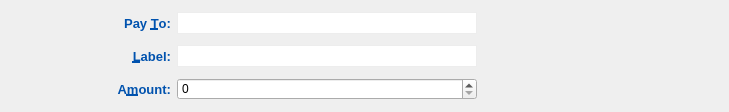
<?xml version="1.0" encoding="UTF-8"?>
<ui version="4.0">
 <class>SendCoinsEntry</class>
 <widget class="QFrame" name="SendCoinsEntry">
  <property name="geometry">
   <rect>
    <x>0</x>
    <y>0</y>
    <width>729</width>
    <height>112</height>
   </rect>
  </property>
  <property name="sizePolicy">
   <sizepolicy hsizetype="Preferred" vsizetype="Fixed">
    <horstretch>0</horstretch>
    <verstretch>0</verstretch>
   </sizepolicy>
  </property>
  <property name="windowTitle">
   <string notr="true"/>
  </property>
  <property name="styleSheet">
   <string notr="true">QLabel {
	color: #0052AE;
}
QLineEdit {
	border: 1px solid #ededed;
	background-color: white;
	min-height: 20px;
}
QComboBox {
	border: 1px solid #ededed;
	background-color: white;
	min-height: 20px;
	max-width: 60px;
}</string>
  </property>
  <property name="frameShape">
   <enum>QFrame::NoFrame</enum>
  </property>
  <property name="frameShadow">
   <enum>QFrame::Sunken</enum>
  </property>
  <property name="lineWidth">
   <number>0</number>
  </property>
  <layout class="QGridLayout" name="gridLayout_2">
   <item row="0" column="0">
    <spacer name="horizontalSpacer">
     <property name="orientation">
      <enum>Qt::Horizontal</enum>
     </property>
     <property name="sizeHint" stdset="0">
      <size>
       <width>40</width>
       <height>20</height>
      </size>
     </property>
    </spacer>
   </item>
   <item row="0" column="1">
    <layout class="QGridLayout" name="gridLayout">
     <property name="verticalSpacing">
      <number>10</number>
     </property>
     <item row="0" column="0">
      <widget class="QLabel" name="label_2">
       <property name="font">
        <font>
         <pointsize>10</pointsize>
         <weight>75</weight>
         <bold>true</bold>
        </font>
       </property>
       <property name="text">
        <string>Pay &amp;To:</string>
       </property>
       <property name="alignment">
        <set>Qt::AlignRight|Qt::AlignTrailing|Qt::AlignVCenter</set>
       </property>
       <property name="buddy">
        <cstring>payTo</cstring>
       </property>
      </widget>
     </item>
     <item row="1" column="0">
      <widget class="QLabel" name="label_4">
       <property name="font">
        <font>
         <pointsize>10</pointsize>
         <weight>75</weight>
         <bold>true</bold>
        </font>
       </property>
       <property name="text">
        <string>&amp;Label:</string>
       </property>
       <property name="alignment">
        <set>Qt::AlignRight|Qt::AlignTrailing|Qt::AlignVCenter</set>
       </property>
       <property name="buddy">
        <cstring>addAsLabel</cstring>
       </property>
      </widget>
     </item>
     <item row="2" column="0">
      <widget class="QLabel" name="label">
       <property name="font">
        <font>
         <pointsize>10</pointsize>
         <weight>75</weight>
         <bold>true</bold>
        </font>
       </property>
       <property name="text">
        <string>A&amp;mount:</string>
       </property>
       <property name="alignment">
        <set>Qt::AlignRight|Qt::AlignTrailing|Qt::AlignVCenter</set>
       </property>
       <property name="buddy">
        <cstring>payAmount</cstring>
       </property>
      </widget>
     </item>
     <item row="2" column="1">
      <layout class="QHBoxLayout" name="horizontalLayout">
       <item>
        <widget class="BlazecoinAmountField" name="payAmount">
         <property name="sizePolicy">
          <sizepolicy hsizetype="Minimum" vsizetype="Fixed">
           <horstretch>0</horstretch>
           <verstretch>0</verstretch>
          </sizepolicy>
         </property>
         <property name="minimumSize">
          <size>
           <width>0</width>
           <height>0</height>
          </size>
         </property>
        </widget>
       </item>
      </layout>
     </item>
     <item row="1" column="1">
      <widget class="QValidatedLineEdit" name="addAsLabel">
       <property name="toolTip">
        <string>Enter a label for this address to add it to your address book</string>
       </property>
      </widget>
     </item>
     <item row="0" column="1">
      <widget class="QValidatedLineEdit" name="payTo">
       <property name="minimumSize">
        <size>
         <width>300</width>
         <height>22</height>
        </size>
       </property>
       <property name="toolTip">
        <string>The address to send the payment to (e.g. MNS17iag9jJgTHD1VXjvLCEnZuQ3rJDE9L)</string>
       </property>
       <property name="maxLength">
        <number>34</number>
       </property>
      </widget>
     </item>
    </layout>
   </item>
   <item row="0" column="2">
    <layout class="QVBoxLayout" name="verticalLayout">
     <item>
      <layout class="QHBoxLayout" name="horizontalLayout_2">
       <item>
        <widget class="QPushButton" name="addButton">
         <property name="minimumSize">
          <size>
           <width>28</width>
           <height>28</height>
          </size>
         </property>
         <property name="maximumSize">
          <size>
           <width>28</width>
           <height>28</height>
          </size>
         </property>
         <property name="toolTip">
          <string>Send to multiple recipients at once</string>
         </property>
         <property name="styleSheet">
          <string notr="true">QPushButton {
	border: 0px solid gray;
	image: url(:/res/add_receiver/normal.png);
}

QPushButton:!enabled {
	image: url(:/res/add_receiver/disabled.png);
}

QPushButton:pressed:flat {
	image: url(:/res/add_receiver/pressed.png);
}

QPushButton:hover {
	image: url(:/res/add_receiver/hover.png);
}</string>
         </property>
         <property name="text">
          <string/>
         </property>
         <property name="shortcut">
          <string>Alt+P</string>
         </property>
         <property name="flat">
          <bool>true</bool>
         </property>
        </widget>
       </item>
       <item>
        <widget class="QPushButton" name="pasteButton">
         <property name="minimumSize">
          <size>
           <width>28</width>
           <height>28</height>
          </size>
         </property>
         <property name="maximumSize">
          <size>
           <width>28</width>
           <height>28</height>
          </size>
         </property>
         <property name="toolTip">
          <string>Paste address from clipboard</string>
         </property>
         <property name="styleSheet">
          <string notr="true">QPushButton {
	border: 0px solid gray;
	image: url(:/res/paste/normal.png);
}

QPushButton:!enabled {
	image: url(:/res/paste/disabled.png);
}

QPushButton:pressed:flat {
	image: url(:/res/paste/pressed.png);
}

QPushButton:hover {
	image: url(:/res/paste/hover.png);
}</string>
         </property>
         <property name="text">
          <string/>
         </property>
         <property name="shortcut">
          <string>Alt+A</string>
         </property>
         <property name="flat">
          <bool>true</bool>
         </property>
        </widget>
       </item>
       <item>
        <widget class="QPushButton" name="addressBookButton">
         <property name="minimumSize">
          <size>
           <width>28</width>
           <height>28</height>
          </size>
         </property>
         <property name="maximumSize">
          <size>
           <width>28</width>
           <height>28</height>
          </size>
         </property>
         <property name="toolTip">
          <string>Choose address from address book</string>
         </property>
         <property name="styleSheet">
          <string notr="true">QPushButton {
	border: 0px solid gray;
	image: url(:/res/addressbook/normal.png);
}

QPushButton:!enabled {
	image: url(:/res/addressbook/disabled.png);
}

QPushButton:pressed:flat {
	image: url(:/res/addressbook/pressed.png);
}

QPushButton:hover {
	image: url(:/res/addressbook/hover.png);
}</string>
         </property>
         <property name="text">
          <string/>
         </property>
         <property name="shortcut">
          <string>Alt+P</string>
         </property>
         <property name="flat">
          <bool>true</bool>
         </property>
        </widget>
       </item>
       <item>
        <widget class="QPushButton" name="deleteButton">
         <property name="minimumSize">
          <size>
           <width>28</width>
           <height>28</height>
          </size>
         </property>
         <property name="maximumSize">
          <size>
           <width>28</width>
           <height>28</height>
          </size>
         </property>
         <property name="toolTip">
          <string>Remove this recipient</string>
         </property>
         <property name="styleSheet">
          <string notr="true">QPushButton {
	border: 0px solid gray;
	image: url(:/res/del_receiver/normal.png);
}

QPushButton:!enabled {
	image: url(:/res/del_receiver/disabled.png);
}

QPushButton:pressed:flat {
	image: url(:/res/del_receiver/pressed.png);
}

QPushButton:hover {
	image: url(:/res/del_receiver/hover.png);
}</string>
         </property>
         <property name="text">
          <string/>
         </property>
         <property name="flat">
          <bool>true</bool>
         </property>
        </widget>
       </item>
      </layout>
     </item>
     <item>
      <spacer name="verticalSpacer">
       <property name="orientation">
        <enum>Qt::Vertical</enum>
       </property>
       <property name="sizeHint" stdset="0">
        <size>
         <width>20</width>
         <height>40</height>
        </size>
       </property>
      </spacer>
     </item>
    </layout>
   </item>
   <item row="0" column="3">
    <spacer name="horizontalSpacer_2">
     <property name="orientation">
      <enum>Qt::Horizontal</enum>
     </property>
     <property name="sizeHint" stdset="0">
      <size>
       <width>40</width>
       <height>20</height>
      </size>
     </property>
    </spacer>
   </item>
  </layout>
 </widget>
 <customwidgets>
  <customwidget>
   <class>BlazecoinAmountField</class>
   <extends>QSpinBox</extends>
   <header>blazecoinamountfield.h</header>
   <container>1</container>
  </customwidget>
  <customwidget>
   <class>QValidatedLineEdit</class>
   <extends>QLineEdit</extends>
   <header>qvalidatedlineedit.h</header>
  </customwidget>
 </customwidgets>
 <resources/>
 <connections/>
 <slots>
  <slot>pasteRequested()</slot>
  <slot>addFromAddressBookRequested()</slot>
  <slot>deleteRequested()</slot>
 </slots>
</ui>
